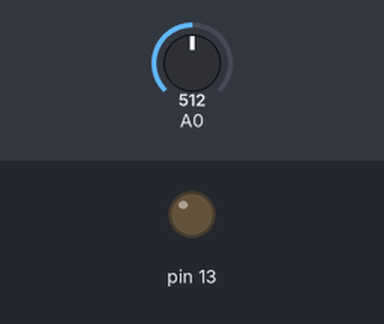
This sketch was run on a simulated Arduino Uno, built with avr-gcc and run on an emulated ATmega328P. On the bench: output pins drawn as LEDs (lit = HIGH). Dashed ring = blinking. The test bench sets the inputs (shaded band); at power-on: A0 = 512. Random numbers use the default seed unless the sketch sets one; what the sketch prints to the serial monitor is not drawn.

Above: at 1.2 s.
1.3 s: A0 set to 390
At 1.61 s:
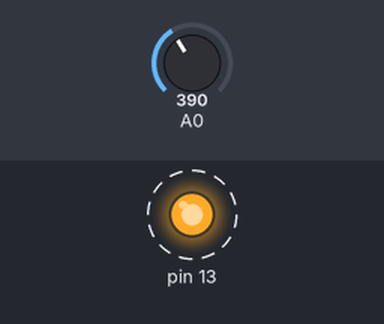
4.3 s: A0 set to 410
At 7.1 s:
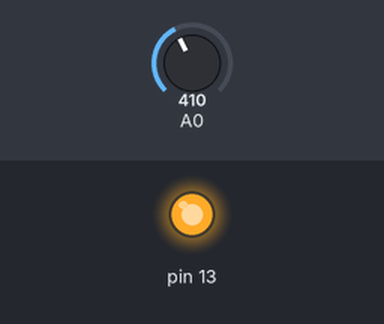
Timing chart, 0 to 13.3 s (numbered marks = the images above; inputs shaded):
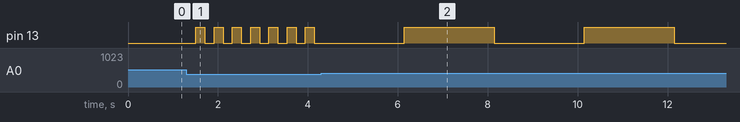

The sketch:

prog11_av.ino
```cpp
void setup()
{
    Serial.begin(9600);
    pinMode(13, OUTPUT);
}

unsigned long start = millis();

void loop()
{
    int adc = analogRead(A0);
    Serial.println(adc);
    int frekvenca;
    if (adc < 400)
    {                    // very close
        frekvenca = 200; // ms
    }
    else if (adc <= 400 && adc > 200)
    {
        frekvenca = 500;
    }
    else
    {
        frekvenca = 2000;
    }

    static int ledStanje = LOW;
    /*digitalWrite(13, ledStanje);
    delay(frekvenca);
    ledStanje = !ledStanje;*/
    unsigned long now = millis();
    if (now - start > frekvenca)
    {
        digitalWrite(13, ledStanje);
        ledStanje = !ledStanje;
        start = now;
    }
}
```

prog10_av.c
```cpp
#include <stdio.h>
#include <stdlib.h>
#define DIM 10000

int main() {
    char *k;
    k = malloc(sizeof(char) * DIM * DIM);

    if (k == NULL) {
        printf("Napaka pri alociranju pomnilnika!");
        return 1;
    }

    int i;
    for (i = 0; i < DIM * DIM; i++) {
        k[i] = rand();
    }
    getchar();
    free(k);
    return 0;
}
```

prog1_av.c
```cpp
#include <stdio.h>
#include <stdlib.h>

int main()
{

int x = 5;

printf("Hello World! Število je %d\n", x);
return 0;

}
```

prog2_av.c
```cpp
#include <stdio.h>
#include <stdlib.h>

int main()
{

printf("Zapiši datum v ISO formatu (YYYY-MM-DD): ");
int y, m, d;
scanf("%d-%d-%d", &y, &m, &d);
printf("Datum je %d. %d. %d\n", d, m, y);

return 0;

}
```

prog3_av.c
```cpp
#include <stdio.h>
#include <stdlib.h>

int main()
{

int start, stop, ozn_start, ozn_stop;
printf("Območje za izpis: ");
scanf("%d %d", &start, &stop);
printf("Označi vrednosti: ");
scanf("%d %d", &ozn_start, &ozn_stop);

while (start <= stop)
{
    if (start >= ozn_start && start <= ozn_stop)
    {
        printf("*");
    }
    printf("%d ", start);
    start++;
}
printf("\n");

return 0;

}
```

prog4_av.c
```cpp
#include <stdio.h>
#include <stdlib.h>

int main()
{

int stevilo, desetica, enica;
printf("-----------------------------------------\n");
printf("Vnesi število med 30 in 99: ");
scanf("%d", &stevilo);

desetica = stevilo / 10;
enica = stevilo % 10;

printf("Desetica: %d Enica: %d\n", desetica, enica);
//digit to word

switch (enica) {
case 1: printf(" ena"); break;
case 2: printf(" dve"); break;
case 3: printf(" tri"); break;
case 4: printf(" štiri"); break;
case 5: printf(" pet"); break;
case 6: printf(" šest"); break;
case 7: printf(" sedem"); break;
case 8: printf(" osem"); break;
case 9: printf(" devet"); break;
}

if (enica > 0) {
    printf("in");
}

switch (desetica)
{
case 3: printf("trideset"); break;
case 4: printf("štirideset"); break;
case 5: printf("petdeset"); break;
case 6: printf("šestdeset"); break;
case 7: printf("sedemdeset"); break;
case 8: printf("osemdeset"); break;
case 9: printf("devetdeset"); break;
default: printf("Napaka"); break;
}

//sound of the number


printf("\n-----------------------------------------");
return 0;

}
```

prog5_av.c
```cpp
#include <stdio.h>
#include <stdlib.h>

int main()
{

char znak; //8-bit
int stevec_oklepajev = 0;

printf("Vnesi izraz: ");

while(1){
    scanf("%c", &znak);
    if(znak == '0') break;
    printf("%c\n", znak);
    if(znak == '(') stevec_oklepajev++;
    if(znak == ')') stevec_oklepajev--;
    if(stevec_oklepajev < 0){
        printf("Napaka: prevec zapirajočih oklepajev\n");
        break;
    }
    if(stevec_oklepajev > 0){
        printf("Napaka: prevec odpirajočih oklepajev! Namig: %d\n", stevec_oklepajev);
        break;
    }
    if(stevec_oklepajev == 0){
        printf("Oklepaji OK.\n");
        break;
    }
    return 0;
}

return 0;

}
```

prog6_av.c
```cpp
#include <stdio.h>
#include <stdlib.h>

int prestejRazlicne(int t[], int len);
int odstraniDuplikate(int t[], int len);

int main()
{

    int t[13] = {5, 9, 5, 2, 6, 77, 15, 5, 5, 77, 6, 2, 8};
    printf("Imamo %d unikatnih števil.\n", prestejRazlicne(t, 13));

    odstraniDuplikate(t, 13);
    int i;
    for (i = 0; i < 13; i++)
    {
        printf("%d, ", t[i]);
    }
    return 0;
}

int odstraniDuplikate(int t[], int len)
{
    int i, j, count = 0;
    for (i = 0; i < len; i++)
    {
        for (j = i + 1; j < len; j++)
        {
            if (t[i] == t[j])
            {
                break;
            }
        }
        if (j == len)
        {
            count++;
            printf("%d\n", t[i]);
            t[count-1] = t[i];
        }
    }
    return count;
}

int prestejRazlicne(int t[], int len)
{
    int i, j, count = 0;
    for (i = 0; i < len; i++)
    {
        for (j = i + 1; j < len; j++)
        {
            if (t[i] == t[j])
            {
                break;
            }
        }
        if (j == len)
        {
            count++;
            printf("%d\n", t[i]);
        }
    }
    return count;
}
```

prog7_av.c
```cpp
#include <stdio.h>
#include <stdlib.h>


int main()
{
    FILE *fp; //ustvari kazalec za datoteko
    char znak;
    char glavaTabele[1000] = {0};
    char vrsticaTabele[1000] = {0};
    char *k = glavaTabele; //umeri kazalec na začetek tabele
    fp = fopen("neki.csv", "r");
    if (fp == NULL)
    {
        printf("Napaka pri odpiranju datoteke!");
        return 1;
    }

    while (fscanf(fp, "%c", &znak) != EOF)
    {
        if (znak == '\n')
        {
            printf("%s\n", glavaTabele);
            printf("%s\n", vrsticaTabele);
            k = glavaTabele;
        }
        else
        {
            *k = znak; if(znak == ',') {*k = '\t'; };
            k++;
        }
    }


    return 0;
}
```

Measured:
- by itself, pin 13: alternates HIGH for 2.0 s and LOW for 2.0 s
